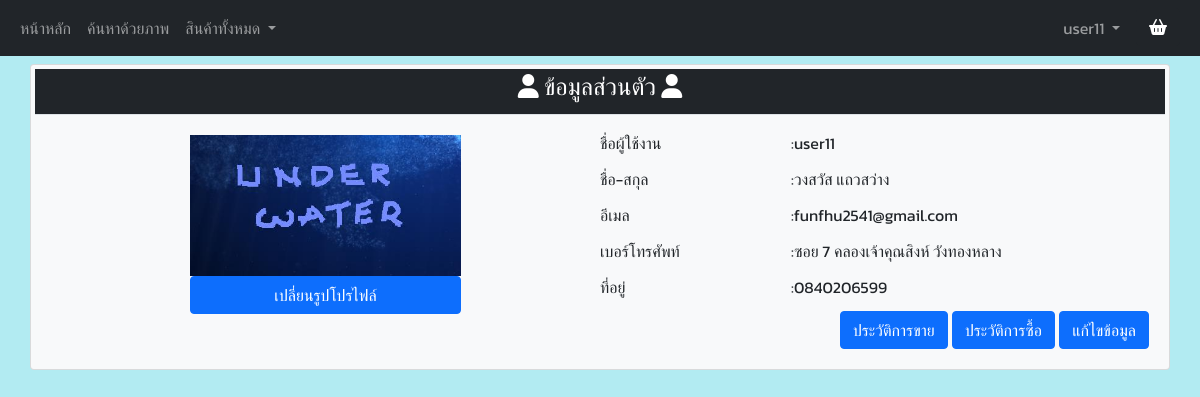
Screenshot of /profile (signed in) with the database file from the repository.
### tables this page shows
CREATE TABLE "seller" (
	"seller_ID"	TEXT,
	"seller_Firstname"	TEXT,
	"seller_Lastname"	TEXT,
	"seller_Email"	TEXT,
	"seller_Telephone"	TEXT,
	"seller_Address"	TEXT,
	"seller_Line"	TEXT,
	"seller_Facebook"	TEXT,
	"seller_Password"	TEXT,
	"seller_Storename"	TEXT,
	"seller_pic"	TEXT,
	"seller_status"	TEXT,
	"seller_status_color"	TEXT,
	PRIMARY KEY("seller_ID")
);

### app.py (the view, shortened to what this page needs)
@app.route("/profile" , methods=["GET", "POST"])
def profile():
    if session.get("user",None) is not None:
        if session.get("role") == 'seller':
            with sqlite3.connect("mydata.db") as connect:
                cur = connect.cursor()
                sql = "select seller_ID , seller_Firstname , seller_Lastname , seller_Email , seller_Telephone , seller_Address , seller_Line , seller_Facebook , seller_Storename , seller_pic from seller where seller_ID = ?"
                val = [session['user']]
                cur.execute(sql,val)
                seller_data = cur.fetchall()
                page, per_page, offset = get_page_args(
                    page_parameter='page',
                    per_page_parameter='per_page'
                )
                sql = "SELECT * FROM history where username = ? and status is not ? ORDER BY date LIMIT ? OFFSET ?"
                val = [session['user'],'in-cart',per_page, offset]
                cur.execute(sql,val)
                history_buy_data = cur.fetchall()
                history_buy_pagination = Pagination(
                    page=page,
                    per_page=per_page,
                    total=len(history_buy_data),
                    css_framework='bootstrap4'
                )
                for i in range(len(history_buy_data)):
                    history_buy_data[i] = list(history_buy_data[i])
                    history_buy_data[i][3] = str('{:,.2f}'.format(history_buy_data[i][3]*history_buy_data[i][5]))
                    if history_buy_data[i][8] == 'waiting':
                        history_buy_data[i][8] = str('รอการชำระเงิน')
                    if history_buy_data[i][8] == 'waiting_for_approve':
                        history_buy_data[i][8] = str('รอการอณุมัติคำสั่งซื้อ')
                    if history_buy_data[i][8] == 'cancel':
                        history_buy_data[i][8] = str('ยกเลิกคำสั่งซื้อ')
                    if history_buy_data[i][8] == 'confirm':
                        history_buy_data[i][8] = str('อณุมัติคำสั่งซื้อ')
                    history_buy_data[i] = tuple(history_buy_data[i])
                shop_name = seller_data[0][8]
                page, per_page, offset = get_page_args(
                    page_parameter='page',
                    per_page_parameter='per_page'
                )
                sql = "SELECT * FROM history where shop = ? and status is not ? ORDER BY date LIMIT ? OFFSET ?"
                val = [shop_name,'in-cart',per_page, offset]
                cur.execute(sql,val)
                history_sell_data = cur.fetchall()
                history_sell_pagination= Pagination(
                    page=page,
                    per_page=per_page,
                    total=len(history_sell_data),
                    css_framework='bootstrap4'
                )
                for i in range(len(history_sell_data)):
                    history_sell_data[i] = list(history_sell_data[i])
                    history_sell_data[i][3] = str('{:,.2f}'.format(history_sell_data[i][3]*history_sell_data[i][5]))
                    if history_sell_data[i][8] == 'waiting':
                        history_sell_data[i][8] = str('รอการชำระเงิน')
                    if history_sell_data[i][8] == 'waiting_for_approve':
                        history_sell_data[i][8] = str('รอการอณุมัติคำสั่งซื้อ')
                    if history_sell_data[i][8] == 'cancel':
                        history_sell_data[i][8] = str('ยกเลิกคำสั่งซื้อ')
                    if history_sell_data[i][8] == 'confirm':
                        history_sell_data[i][8] = str('อณุมัติคำสั่งซื้อ')
                    history_sell_data[i] = tuple(history_sell_data[i])
                return render_template(
                    "profile_seller.html",
                    seller_data = seller_data[0],
                    history_buy_pagination = history_buy_pagination,
                    history_buy_data = history_buy_data,
                    history_sell_pagination = history_sell_pagination,
                    history_sell_data = history_sell_data,
                    seller = session['user']
                )
    else:
        return redirect(url_for('home'))

### templates/profile_seller.html (shortened to what this page needs)
{% extends "header_seller.html" %} {% block content %}
<head>
    <link rel="stylesheet" href="http://jqueryvalidation.org/files/demo/site-demos.css">
    <link rel="stylesheet" type="text/css" href="{{ url_for('static',filename='css/styles.css') }}">
</head>
<div class="container p-1 my-0" >
</div>
<div class="container my-0 " style="padding-left: 0; padding-right: 0;">
    <div class="card p-1 bg-light text-dark">
        <nav class="navbar navbar-expand-lg navbar-dark bg-dark border-bottom justify-content-center p-1">
            <h4 style="color: white;">
                <i style="color: white;" class="fas fa-user"></i> ข้อมูลส่วนตัว
                <i style="color: white;" class="fas fa-user"></i>
            </h4>
        </nav>
        <div class="card-body row gx-0 gy-1">
            <div class="col-xs-12 col-md-6">
                <div class="row p-1">
                    <div class="col-12">
                        <img src="{{seller_data[9]}}" style="width: 50%; height:50; display: block; margin-left: auto; margin-right: auto;">
                    </div>
                    <div class="col-12">
                        <button type="button" data-bs-toggle="modal" data-bs-target="#pic_profile" data-bs-whatever="@getbootstrap" class="btn btn-primary" style="width: 50%; height:50; display: block; margin-left: auto; margin-right: auto;">เปลี่ยนรูปโปรไฟล์</button>
                    </div>
                </div>
            </div>
            <div class="col-xs-12 col-md-6">
                <div class="row gy-1">
                    <div class="col-12">
                        <div class="row">
                            <div class="col-4">
                                <p>ชื่อผู้ใช้งาน</p>
                            </div>
                            <div class="col-8">
                                <p>:{{seller_data[0]}}</p>
                            </div>
                        </div>
                    </div>
                    <div class="col-12">
                        <div class="row">
                            <div class="col-4">
                                <p>ชื่อ-สกุล</p>
                            </div>
                            <div class="col-8">
                                <p>:{{seller_data[1]}} {{seller_data[2]}}</p>
                            </div>
                        </div>
                    </div>
                    <div class="col-12">
                        <div class="row">
                            <div class="col-4">
                                <p>อีเมล</p>
                            </div>
                            <div class="col-8">
                                <p>:{{seller_data[3]}}</p>
                            </div>
                        </div>
                    </div>
                    <div class="col-12">
                        <div class="row">
                            <div class="col-4">
                                <p>เบอร์โทรศัพท์</p>
                            </div>
                            <div class="col-8">
                                <p>:{{seller_data[5]}}</p>
                            </div>
                        </div>
                    </div>
                    <div class="col-12">
                        <div class="row">
                            <div class="col-4">
                                <p>ที่อยู่</p>
                            </div>
                            <div class="col-8">
                                <p>:{{seller_data[4]}}</p>
                            </div>
                        </div>
                    </div>
                    <div class="col-12">
                        <div class="row">
                            <div class="col-12">
                                <div class="row ">
                                    <div class="col-md-12 ">
                                        <div class="mx-auto text-end">
                                            <a class="btn btn-primary" href="/sell_history">
                                                ประวัติการขาย
                                            </a>
                                            <a class="btn btn-primary" href="/buy_history">
                                                ประวัติการซื้อ
                                            </a>
                                            <a class="btn btn-primary " data-bs-toggle="modal" data-bs-target="#editprofile">
                                                แก้ไขข้อมูล
                                            </a>
                                        </div>
                                    </div>
                                </div>
                            </div>
                        </div>
                    </div>
                </div>
            </div>
        </div>
    </div>
</div>
{% endblock %}

### static/css/styles.css (style rules this page uses)
p { margin-bottom: 0.5rem; }
a, p, h1, h2, h3, h4, h5, h6, .btn, label, .col-form-label, span, input, textarea, table { font-family: 'Kanit', sans-serif; }

### rows the page displays
seller: seller_ID "user11", seller_Firstname "วงสวัส", seller_Lastname "แถวสว่าง", seller_Email "funfhu2541@gmail.com", seller_Address "ซอย 7 คลองเจ้าคุณสิงห์ วังทองหลาง", seller_Telephone "0840206599"

### other values shown
{{ seller }} "user11"
